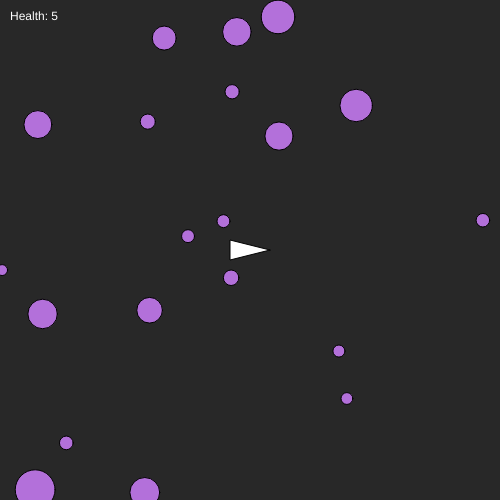
Frame 1 (no input)
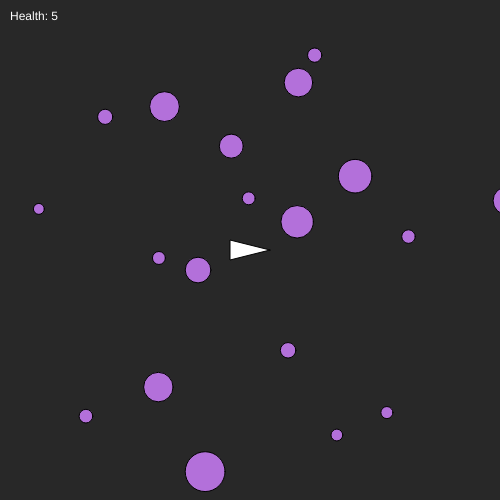
Frame 60 (no input)
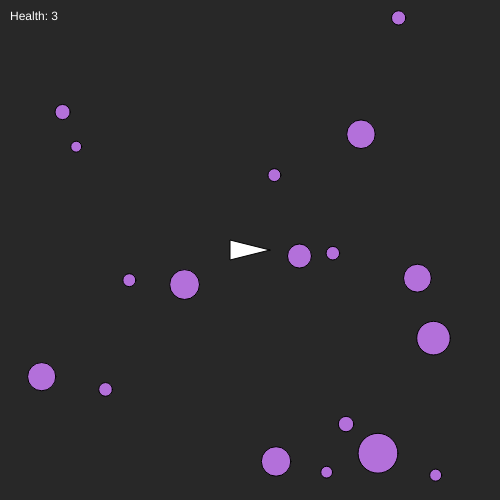
Frame 120 (the mouse pressed at the canvas centre since frame 60)

The p5.js sketch that drew these frames (run headless with seeded random() and noise() and a simulated clock; from frame 60 on, the mouse is pressed at the canvas centre):

// p5.js sketch
// ── sketch.js
var canvas;
var spaceship;
var asteroids = [];
var gameEnd = false;

function setup(){
    canvas = createCanvas(500,500);
    background(40);

    spaceship = new Spaceship();
    for (var i = 0; i < 20; i++) {
        asteroids.push(new Asteroid(createVector(random(width),random(height)), random(10,40)));
    }
}

function draw(){
    background(40);
    // ellipse(mouseX,mouseY, 50,50);

    checkKeys();
    
    if(!gameEnd){
        spaceship.run();
        
        for (var i = 0; i < asteroids.length; i++) {
            if(asteroids[i].remove){
                var temp = asteroids.splice(i,1);
                delete temp;
            } else{
                asteroids[i].run();
            }
        }
    
        fill(255);
        text(("Health: " + spaceship.health), 10, 20);

        if(spaceship.health === 0 || asteroids.length === 0){
            gameEnd = true;
        }
    }
    else{
        if(spaceship.health === 0){
            gameOver();
        }
        else{
            gameWin();
        }
    }
}
function checkKeys(){
    //W
    if(keyIsDown(87) || keyIsDown(UP_ARROW)){
        spaceship.moveForward();
    }
    //A
    if(keyIsDown(65) || keyIsDown(LEFT_ARROW)){
        spaceship.rotation = spaceship.rotation - 2;
    }
    //S
    if(keyIsDown(83) || keyIsDown(DOWN_ARROW)){}
    //D
    if(keyIsDown(68) || keyIsDown(RIGHT_ARROW)){
        spaceship.rotation = spaceship.rotation + 2;
    }
}
function keyPressed(){
    if(keyCode === 32 || key === ' ' || key === 'X'){
        spaceship.shoot();
    }
}

function gameOver(){
    textSize(64);
    fill(255, 253, 84);
    rectMode(CENTER);
    text("YOU DIED",width/2, height/2, 364,64);
    noLoop();
    rectMode(CORNER);
}
function gameWin(){
    textSize(64);
    fill(255, 253, 84);
    rectMode(CENTER);
    text("YOU WIN!!",width/2, height/2, 364,64);
    noLoop();
    rectMode(CORNER);
}

function mousePressed(){
    // asteroids.push(new Asteroid(createVector(mouseX, mouseY),100, createVector(0,-4)));
}
// ── Asteroid.js
function Asteroid(_pos, _r, _vel){
    if(_pos){
        this.position = createVector(_pos.x, _pos.y);
    } else{
        this.position = createVector(random(width), random(height));
    }
    this.r = _r || 40;
    // this.r = _r || random(10,30);
    if(_vel){
        this.velocity = createVector(_vel.x, _vel.y);
    } else{
        this.velocity = createVector(random(-this.r/10, this.r/10),random(-this.r/10, this.r/10));;
    }

    this.run = function(){
        this.update();
        this.borders();
        this.display();
    }
    this.update = function(){
        this.position.add(this.velocity);
    }
    this.display = function(){
        fill(179, 112, 218);
        ellipseMode(CENTER);
        ellipse(this.position.x, this.position.y, this.r, this.r);
        ellipseMode(CORNER);
    }

    this.contains = function(_pos){
        let inX = false;
        let inY = false;
        if((this.position.x-this.r) < _pos.x && _pos.x < (this.position.x + this.r)){
            inX = true;
        }
        if((this.position.y-this.r) < _pos.y && _pos.y < (this.position.y + this.r) ){
            inY = true;
        }

        return inX && inY;
    }

    this.hit = function(){
        if(this.r > 32){
            asteroids.push(new Asteroid(this.position, this.r/2));
            asteroids.push(new Asteroid(this.position, this.r/2));
            this.remove = true;
        } else{
            this.remove = true;
        }
    }

    this.destroy = function(){
        this.remove = true;
    }

    // Wraparound
    this.borders = function() {
        if (this.position.x < -this.r) this.position.x = width+this.r;
        if (this.position.y < -this.r) this.position.y = height+this.r;
        if (this.position.x > width+this.r) this.position.x = -this.r;
        if (this.position.y > height+this.r) this.position.y = -this.r;
    }

}
// ── Bullet.js
function Bullet(_pos, _vel){
    this.lifetime = 300;
    this.position = createVector(_pos.x,_pos.y);
    this.velocity = createVector(_vel.x,_vel.y).mult(2).limit(8);
    this.r = 3;
    this.remove = false;

    this.run = function(){
        this.update();
        this.display();
        this.lifetime--;
    }

    this.update = function(){
        //move bullet
        this.position.add(this.velocity);
        
        //if outof bounds or waited too long to hit something
        if(this.position.x > width ||
        this.position.y > height||
        this.position.x < 0 ||
        this.position.y < 0 ||
        this.lifetime < 0){
            this.remove = true;
        }

        //go through all asteroids see if it hit anything
        for(let i=0;i<asteroids.length;i++){
            if(asteroids[i].contains(this.position)){
                this.remove = false;
                asteroids[i].hit();
            }
        }
    }

    this.display = function(){
        fill(255, 181, 67);
        rect(this.position.x, this.position.y, this.r, this.r);
    }
}
// ── Spaceship.js
function Spaceship(){
    this.position = createVector(width/2, height/2);
    this.acceleration = createVector(0,0);
    this.velocity = createVector(0,0);

    this.r = 10;
    this.rotation = 0;
    this.maxSpeed = 5;
    this.health = 5;
    this.bullets = [];
    this.bulletMax = 25;
    this.bulletIndex = 0;

    this.run = function(){
        this.update();
        this.borders();
        this.runBullets();
        this.checkAsteroids();
        this.display();
    }

    this.update = function(){
        this.velocity.add(this.acceleration);
        this.velocity.limit(this.maxSpeed);
        this.position.add(this.velocity);

        this.acceleration.mult(0);
    }

    this.applyForce = function(force){
        this.acceleration.add(force);
    }
 
    this.moveForward = function(){
        let forwardForce = p5.Vector.fromAngle(radians(this.rotation));
        forwardForce.mult(0.1);
        this.applyForce(forwardForce);
    }
    this.display = function(){
        fill(255);

        //push into new coordinate space context
        push();
        translate(this.position.x, this.position.y);
        rotate(radians(this.rotation) + PI/2);
        beginShape();
        vertex(0, -this.r*2);
        vertex(-this.r, this.r*2);
        vertex(this.r, this.r*2);
        endShape(CLOSE);

        pop();
        
    }

    this.die = function(){
        gameOver();
    }

    this.shoot = function(){
        let bulletVec = p5.Vector.fromAngle(radians(this.rotation)).setMag(4);
        this.bullets.push(new Bullet(this.position, bulletVec));
    }

    this.runBullets = function(){
        for (var i  = 0; i  < this.bullets.length; i ++) {
            this.bullets[i].run();
            if(this.bullets[i].remove){
                //remove bullet from the array and delete it
                delete this.bullets.splice(i,1);
            }
        }
    }

    this.checkAsteroids = function(){
        for (var i = 0; i < asteroids.length; i++) {
            if(dist(this.position.x, this.position.y, asteroids[i].position.x, asteroids[i].position.y)<asteroids[i].r){
                this.health--;
                asteroids[i].destroy();
            }
        }
    }

    // Wraparound
    this.borders = function() {
        if (this.position.x < -this.r) this.position.x = width+this.r;
        if (this.position.y < -this.r) this.position.y = height+this.r;
        if (this.position.x > width+this.r) this.position.x = -this.r;
        if (this.position.y > height+this.r) this.position.y = -this.r;
    }
}
